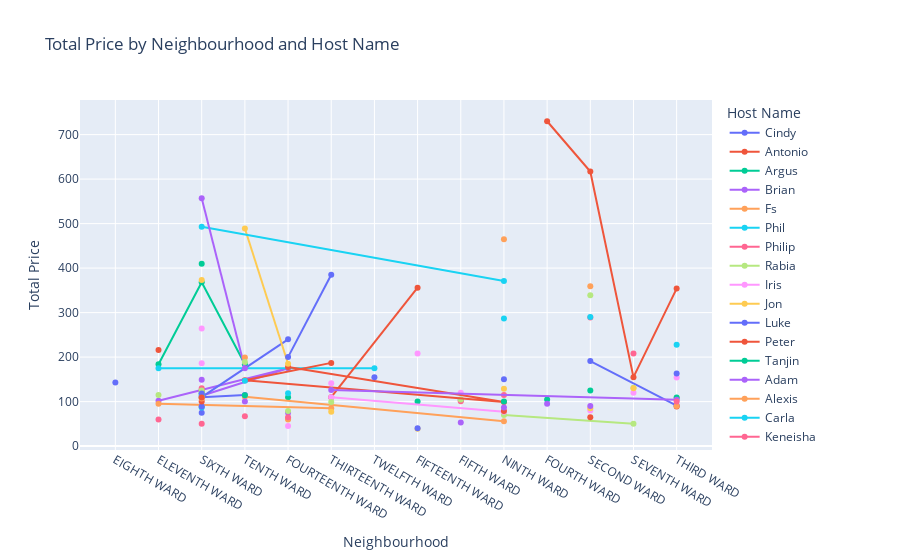

Notebook code cell kept with this figure:
### Markdown cell above
may i should to change color uppove and make for each host its color but the problem is there is many Hosts so may i will just keep it like that

### Code cell
# Group the data by 'neighbourhood' and 'host_name', and sum the 'price' column
grouped_data = data_without_outliers.groupby(["neighbourhood", "host_name"])["price"].sum().reset_index()

# Create the Plotly figure
fig = go.Figure()

for host_name in grouped_data["host_name"].unique():
    host_data = grouped_data[grouped_data["host_name"] == host_name]
    fig.add_trace(go.Scatter(
        x=host_data["neighbourhood"],
        y=host_data["price"],
        mode='lines+markers',
        name=host_name
    ))

# Customize the layout
fig.update_layout(
    title="Total Price by Neighbourhood and Host Name",
    xaxis_title="Neighbourhood",
    yaxis_title="Total Price",
    legend_title="Host Name"
)

# Display the plot
fig.show()

### Figure 1 — Plotly figure (JSON) as saved in the notebook; plotly's stock layout.template omitted (floating-point values rounded to 4 significant figures)
{"data": [{"mode": "lines+markers", "name": "Cindy", "type": "scatter", "x": ["EIGHTH WARD"], "y": [143]}, {"mode": "lines+markers", "name": "Antonio", "type": "scatter", "x": ["ELEVENTH WARD"], "y": [216]}, {"mode": "lines+markers", "name": "Argus", "type": "scatter", "x": ["ELEVENTH WARD", "SIXTH WARD", "TENTH WARD"], "y": [184, 368, 184]}, {"mode": "lines+markers", "name": "Brian", "type": "scatter", "x": ["ELEVENTH WARD", "FOURTEENTH WARD", "SIXTH WARD"], "y": [102, 175, 113]}, {"mode": "lines+markers", "name": "Fs", "type": "scatter", "x": ["ELEVENTH WARD", "THIRTEENTH WARD"], "y": [95, 85]}, {"mode": "lines+markers", "name": "Phil", "type": "scatter", "x": ["ELEVENTH WARD", "TWELFTH WARD"], "y": [175, 175]}, {"mode": "lines+markers", "name": "Philip", "type": "scatter", "x": ["ELEVENTH WARD"], "y": [60]}, {"mode": "lines+markers", "name": "Rabia", "type": "scatter", "x": ["ELEVENTH WARD"], "y": [115]}, {"mode": "lines+markers", "name": "Iris", "type": "scatter", "x": ["FIFTEENTH WARD"], "y": [208]}, {"mode": "lines+markers", "name": "Jon", "type": "scatter", "x": ["FIFTEENTH WARD"], "y": [39]}, {"mode": "lines+markers", "name": "Luke", "type": "scatter", "x": ["FIFTEENTH WARD"], "y": [40]}, {"mode": "lines+markers", "name": "Peter", "type": "scatter", "x": ["FIFTEENTH WARD", "THIRTEENTH WARD"], "y": [356, 110]}, {"mode": "lines+markers", "name": "Tanjin", "type": "scatter", "x": ["FIFTEENTH WARD"], "y": [100]}, {"mode": "lines+markers", "name": "Adam", "type": "scatter", "x": ["FIFTH WARD"], "y": [53]}, {"mode": "lines+markers", "name": "Alexis", "type": "scatter", "x": ["FIFTH WARD"], "y": [103]}, {"mode": "lines+markers", "name": "Carla", "type": "scatter", "x": ["FIFTH WARD"], "y": [104]}, {"mode": "lines+markers", "name": "Keneisha", "type": "scatter", "x": ["FIFTH WARD"], "y": [101]}, {"mode": "lines+markers", "name": "Tomar & Kash", "type": "scatter", "x": ["FIFTH WARD"], "y": [105]}, {"mode": "lines+markers", "name": "Tyrell", "type": "scatter", "x": ["FIFTH WARD"], "y": [120]}, {"mode": "lines+markers", "name": "Aaron", "type": "scatter", "x": ["FOURTEENTH WARD"], "y": [62]}, {"mode": "lines+markers", "name": "Abba", "type": "scatter", "x": ["FOURTEENTH WARD", "SIXTH WARD", "TENTH WARD"], "y": [240, 110, 115]}, {"mode": "lines+markers", "name": "Allen", "type": "scatter", "x": ["FOURTEENTH WARD", "NINTH WARD", "TENTH WARD", "THIRTEENTH WARD"], "y": [178, 99, 148, 187]}, {"mode": "lines+markers", "name": "Cristian", "type": "scatter", "x": ["FOURTEENTH WARD"], "y": [110]}, {"mode": "lines+markers", "name": "Domini", "type": "scatter", "x": ["FOURTEENTH WARD"], "y": [75]}, {"mode": "lines+markers", "name": "Donna", "type": "scatter", "x": ["FOURTEENTH WARD"], "y": [60]}, {"mode": "lines+markers", "name": "Elsa", "type": "scatter", "x": ["FOURTEENTH WARD"], "y": [119]}, {"mode": "lines+markers", "name": "Hasan", "type": "scatter", "x": ["FOURTEENTH WARD"], "y": [65]}, {"mode": "lines+markers", "name": "He", "type": "scatter", "x": ["FOURTEENTH WARD"], "y": [79]}, {"mode": "lines+markers", "name": "John", "type": "scatter", "x": ["FOURTEENTH WARD"], "y": [45]}, {"mode": "lines+markers", "name": "Scott", "type": "scatter", "x": ["FOURTEENTH WARD", "TENTH WARD"], "y": [185, 489]}, {"mode": "lines+markers", "name": "Thomas", "type": "scatter", "x": ["FOURTEENTH WARD", "THIRTEENTH WARD"], "y": [200, 385]}, {"mode": "lines+markers", "name": "Linda", "type": "scatter", "x": ["FOURTH WARD", "SECOND WARD", "SEVENTH WARD", "THIRD WARD"], "y": [730, 617, 155, 354]}, {"mode": "lines+markers", "name": "Nickolas", "type": "scatter", "x": ["FOURTH WARD"], "y": [105]}, {"mode": "lines+markers", "name": "Rachel", "type": "scatter", "x": ["FOURTH WARD"], "y": [95]}, {"mode": "lines+markers", "name": "Bela", "type": "scatter", "x": ["NINTH WARD"], "y": [465]}, {"mode": "lines+markers", "name": "Blossom Estates", "type": "scatter", "x": ["NINTH WARD"], "y": [287]}, {"mode": "lines+markers", "name": "Connie", "type": "scatter", "x": ["NINTH WARD"], "y": [115]}, {"mode": "lines+markers", "name": "Ed", "type": "scatter", "x": ["NINTH WARD", "SEVENTH WARD"], "y": [70, 50]}, {"mode": "lines+markers", "name": "Elizabeth", "type": "scatter", "x": ["NINTH WARD", "THIRTEENTH WARD"], "y": [77, 110]}, {"mode": "lines+markers", "name": "Ermenita", "type": "scatter", "x": ["NINTH WARD"], "y": [129]}, {"mode": "lines+markers", "name": "Kemba", "type": "scatter", "x": ["NINTH WARD"], "y": [150]}, {"mode": "lines+markers", "name": "Kori", "type": "scatter", "x": ["NINTH WARD"], "y": [79]}, {"mode": "lines+markers", "name": "Reyana", "type": "scatter", "x": ["NINTH WARD"], "y": [100]}, {"mode": "lines+markers", "name": "Shane", "type": "scatter", "x": ["NINTH WARD"], "y": [87]}, {"mode": "lines+markers", "name": "Share", "type": "scatter", "x": ["NINTH WARD", "TENTH WARD"], "y": [56, 111]}, {"mode": "lines+markers", "name": "Terra", "type": "scatter", "x": ["NINTH WARD", "SIXTH WARD"], "y": [371, 493]}, {"mode": "lines+markers", "name": "Aggie", "type": "scatter", "x": ["SECOND WARD"], "y": [289]}, {"mode": "lines+markers", "name": "Angela", "type": "scatter", "x": ["SECOND WARD"], "y": [339]}, {"mode": "lines+markers", "name": "Anilexa", "type": "scatter", "x": ["SECOND WARD"], "y": [80]}, {"mode": "lines+markers", "name": "Blake", "type": "scatter", "x": ["SECOND WARD"], "y": [85]}, {"mode": "lines+markers", "name": "Earl", "type": "scatter", "x": ["SECOND WARD", "THIRD WARD"], "y": [191, 91]}, {"mode": "lines+markers", "name": "Etem", "type": "scatter", "x": ["SECOND WARD"], "y": [65]}, {"mode": "lines+markers", "name": "Marlene", "type": "scatter", "x": ["SECOND WARD"], "y": [125]}, {"mode": "lines+markers", "name": "Osas", "type": "scatter", "x": ["SECOND WARD"], "y": [90]}, {"mode": "lines+markers", "name": "Urbangem", "type": "scatter", "x": ["SECOND WARD"], "y": [359]}, {"mode": "lines+markers", "name": "Vorakij", "type": "scatter", "x": ["SECOND WARD"], "y": [290]}, {"mode": "lines+markers", "name": "James", "type": "scatter", "x": ["SEVENTH WARD"], "y": [208]}, {"mode": "lines+markers", "name": "Kira", "type": "scatter", "x": ["SEVENTH WARD"], "y": [131]}, {"mode": "lines+markers", "name": "Najeem Adegbemiga", "type": "scatter", "x": ["SEVENTH WARD"], "y": [120]}, {"mode": "lines+markers", "name": "Umer", "type": "scatter", "x": ["SEVENTH WARD"], "y": [130]}, {"mode": "lines+markers", "name": "Alice", "type": "scatter", "x": ["SIXTH WARD"], "y": [75]}, {"mode": "lines+markers", "name": "Bryce", "type": "scatter", "x": ["SIXTH WARD"], "y": [125]}, {"mode": "lines+markers", "name": "Clyde", "type": "scatter", "x": ["SIXTH WARD"], "y": [410]}, {"mode": "lines+markers", "name": "Erion", "type": "scatter", "x": ["SIXTH WARD", "TENTH WARD"], "y": [557, 175]}, {"mode": "lines+markers", "name": "Farah", "type": "scatter", "x": ["SIXTH WARD"], "y": [89]}, {"mode": "lines+markers", "name": "Grace", "type": "scatter", "x": ["SIXTH WARD"], "y": [87]}, {"mode": "lines+markers", "name": "Grant", "type": "scatter", "x": ["SIXTH WARD"], "y": [130]}, {"mode": "lines+markers", "name": "JShing", "type": "scatter", "x": ["SIXTH WARD"], "y": [125]}, {"mode": "lines+markers", "name": "Jerry", "type": "scatter", "x": ["SIXTH WARD"], "y": [264]}, {"mode": "lines+markers", "name": "Joshua", "type": "scatter", "x": ["SIXTH WARD"], "y": [373]}, {"mode": "lines+markers", "name": "Justin", "type": "scatter", "x": ["SIXTH WARD"], "y": [89]}, {"mode": "lines+markers", "name": "Leiba", "type": "scatter", "x": ["SIXTH WARD"], "y": [100]}, {"mode": "lines+markers", "name": "Lloyd", "type": "scatter", "x": ["SIXTH WARD"], "y": [119]}, {"mode": "lines+markers", "name": "Lori", "type": "scatter", "x": ["SIXTH WARD"], "y": [149]}, {"mode": "lines+markers", "name": "Massi", "type": "scatter", "x": ["SIXTH WARD"], "y": [107]}, {"mode": "lines+markers", "name": "Mela", "type": "scatter", "x": ["SIXTH WARD"], "y": [113]}, {"mode": "lines+markers", "name": "Musab", "type": "scatter", "x": ["SIXTH WARD"], "y": [50]}, {"mode": "lines+markers", "name": "Natasha", "type": "scatter", "x": ["SIXTH WARD"], "y": [120]}, {"mode": "lines+markers", "name": "Rodney", "type": "scatter", "x": ["SIXTH WARD"], "y": [186]}, {"mode": "lines+markers", "name": "Ron", "type": "scatter", "x": ["SIXTH WARD"], "y": [110]}, {"mode": "lines+markers", "name": "Sean", "type": "scatter", "x": ["SIXTH WARD"], "y": [118]}, {"mode": "lines+markers", "name": "Todd", "type": "scatter", "x": ["SIXTH WARD"], "y": [109]}, {"mode": "lines+markers", "name": "Archer", "type": "scatter", "x": ["TENTH WARD"], "y": [114]}, {"mode": "lines+markers", "name": "Emilie", "type": "scatter", "x": ["TENTH WARD"], "y": [100]}, {"mode": "lines+markers", "name": "John M", "type": "scatter", "x": ["TENTH WARD"], "y": [199]}, {"mode": "lines+markers", "name": "Melissa", "type": "scatter", "x": ["TENTH WARD"], "y": [147]}, {"mode": "lines+markers", "name": "Miguelino", "type": "scatter", "x": ["TENTH WARD"], "y": [67]}, {"mode": "lines+markers", "name": "Rashawn", "type": "scatter", "x": ["TENTH WARD"], "y": [189]}, {"mode": "lines+markers", "name": "Amar", "type": "scatter", "x": ["THIRD WARD"], "y": [154]}, {"mode": "lines+markers", "name": "Chadell", "type": "scatter", "x": ["THIRD WARD"], "y": [108]}, {"mode": "lines+markers", "name": "David", "type": "scatter", "x": ["THIRD WARD"], "y": [163]}, {"mode": "lines+markers", "name": "Diana", "type": "scatter", "x": ["THIRD WARD"], "y": [89]}, {"mode": "lines+markers", "name": "Dillon", "type": "scatter", "x": ["THIRD WARD"], "y": [109]}, {"mode": "lines+markers", "name": "Evolve", "type": "scatter", "x": ["THIRD WARD", "THIRTEENTH WARD"], "y": [104, 126]}, {"mode": "lines+markers", "name": "Gabriel", "type": "scatter", "x": ["THIRD WARD"], "y": [90]}, {"mode": "lines+markers", "name": "Julia", "type": "scatter", "x": ["THIRD WARD"], "y": [228]}, {"mode": "lines+markers", "name": "Queen", "type": "scatter", "x": ["THIRD WARD"], "y": [100]}, {"mode": "lines+markers", "name": "Caroline", "type": "scatter", "x": ["THIRTEENTH WARD"], "y": [99]}, {"mode": "lines+markers", "name": "Romel", "type": "scatter", "x": ["THIRTEENTH WARD"], "y": [141]}, {"mode": "lines+markers", "name": "Thaddeus", "type": "scatter", "x": ["THIRTEENTH WARD"], "y": [77]}, {"mode": "lines+markers", "name": "Mary", "type": "scatter", "x": ["TWELFTH WARD"], "y": [155]}], "layout": {"legend": {"title": {"text": "Host Name"}}, "title": {"text": "Total Price by Neighbourhood and Host Name"}, "xaxis": {"title": {"text": "Neighbourhood"}}, "yaxis": {"title": {"text": "Total Price"}}}}
